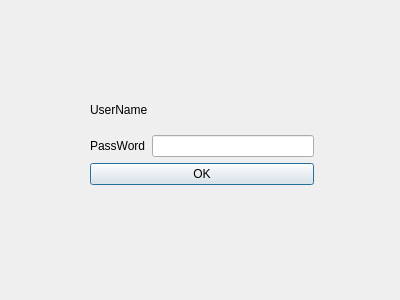
<?xml version="1.0" encoding="UTF-8"?>
<ui version="4.0">
 <class>UpdatePassWord</class>
 <widget class="QDialog" name="UpdatePassWord">
  <property name="geometry">
   <rect>
    <x>0</x>
    <y>0</y>
    <width>400</width>
    <height>300</height>
   </rect>
  </property>
  <property name="windowTitle">
   <string>Dialog</string>
  </property>
  <widget class="QWidget" name="layoutWidget">
   <property name="geometry">
    <rect>
     <x>90</x>
     <y>90</y>
     <width>224</width>
     <height>95</height>
    </rect>
   </property>
   <layout class="QVBoxLayout" name="verticalLayout">
    <item>
     <layout class="QHBoxLayout" name="horizontalLayout_2">
      <item>
       <widget class="QLabel" name="label_3">
        <property name="text">
         <string>UserName</string>
        </property>
       </widget>
      </item>
      <item>
       <widget class="QLabel" name="label_update_name">
        <property name="text">
         <string/>
        </property>
       </widget>
      </item>
     </layout>
    </item>
    <item>
     <layout class="QHBoxLayout" name="horizontalLayout">
      <item>
       <widget class="QLabel" name="label_2">
        <property name="text">
         <string>PassWord</string>
        </property>
       </widget>
      </item>
      <item>
       <widget class="QLineEdit" name="lineEdit_update_pwd"/>
      </item>
     </layout>
    </item>
    <item>
     <layout class="QHBoxLayout" name="horizontalLayout_3">
      <item>
       <widget class="QPushButton" name="pushButton_update_pwd">
        <property name="text">
         <string>OK</string>
        </property>
       </widget>
      </item>
     </layout>
    </item>
   </layout>
  </widget>
 </widget>
 <resources/>
 <connections/>
</ui>
